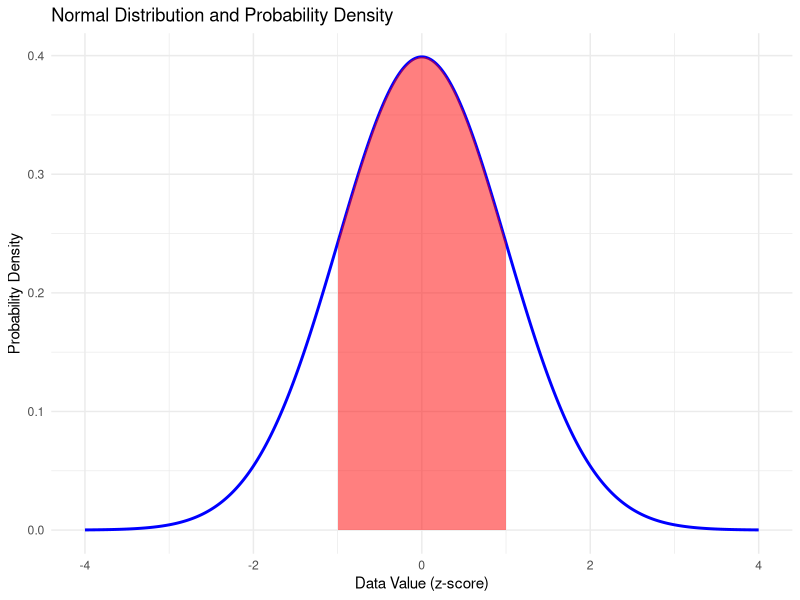

This chart was generated by the following R code:
# 必要なライブラリ
if(!require(ggplot2)) install.packages("ggplot2")
library(ggplot2)

# データの作成
x <- seq(-4, 4, by = 0.01)  # zスコアの範囲
y <- dnorm(x, mean = 0, sd = 1)  # 標準正規分布の確率密度関数

# データフレーム
data <- data.frame(x, y)

# グラフの作成
ggplot(data, aes(x = x, y = y)) +
  geom_line(color = "blue", size = 1) +
  geom_ribbon(data = subset(data, x >= -1 & x <= 1), 
              aes(ymin = 0, ymax = y), fill = "red", alpha = 0.5) +
  labs(title = "Normal Distribution and Probability Density",
       x = "Data Value (z-score)",
       y = "Probability Density") +
  theme_minimal()